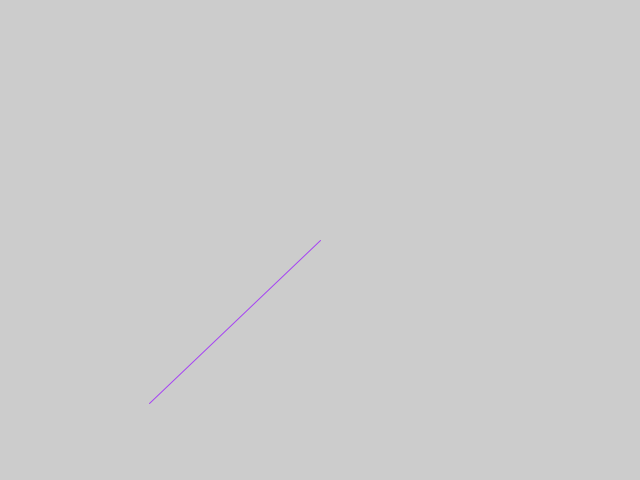
Frame 1 (no input)
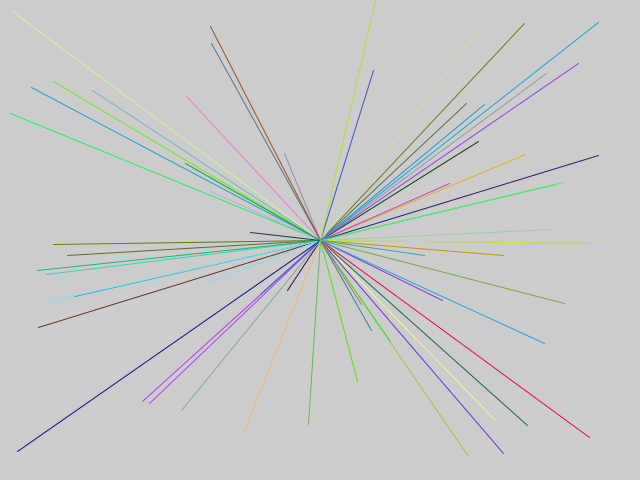
Frame 60 (the mouse pressed at the canvas centre just before this capture)
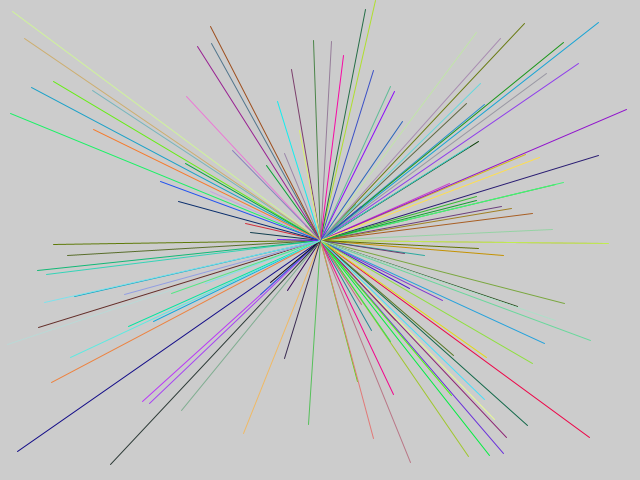
Frame 120 (the mouse held since frame 60 and released just before this capture)

The Processing sketch that drew these frames (run headless with seeded random() and noise(); from frame 60 on, the mouse is pressed at the canvas centre):

// Processing sketch: RandomLines
// ── RandomLines.pde
void setup() {
  size(640, 480);
}

void draw() {
  stroke(random(256), random(256), random(256));
  line(width / 2, height / 2, random(width - 10), random(height - 10));
}
